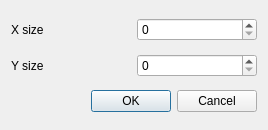
<?xml version="1.0" encoding="UTF-8"?>
<ui version="4.0">
 <class>ChangeMapSizeDialog</class>
 <widget class="QDialog" name="ChangeMapSizeDialog">
  <property name="geometry">
   <rect>
    <x>0</x>
    <y>0</y>
    <width>268</width>
    <height>130</height>
   </rect>
  </property>
  <property name="windowTitle">
   <string>Map Size Editor</string>
  </property>
  <layout class="QGridLayout" name="gridLayout">
   <item row="0" column="0">
    <widget class="QLabel" name="label">
     <property name="text">
      <string>X size</string>
     </property>
    </widget>
   </item>
   <item row="0" column="1">
    <widget class="QSpinBox" name="spnXSize"/>
   </item>
   <item row="1" column="0">
    <widget class="QLabel" name="label_2">
     <property name="text">
      <string>Y size</string>
     </property>
    </widget>
   </item>
   <item row="1" column="1">
    <widget class="QSpinBox" name="spnYSize"/>
   </item>
   <item row="2" column="0" colspan="2">
    <widget class="QDialogButtonBox" name="buttonBox">
     <property name="orientation">
      <enum>Qt::Horizontal</enum>
     </property>
     <property name="standardButtons">
      <set>QDialogButtonBox::Cancel|QDialogButtonBox::Ok</set>
     </property>
    </widget>
   </item>
  </layout>
 </widget>
 <resources/>
 <connections>
  <connection>
   <sender>buttonBox</sender>
   <signal>accepted()</signal>
   <receiver>ChangeMapSizeDialog</receiver>
   <slot>accept()</slot>
   <hints>
    <hint type="sourcelabel">
     <x>248</x>
     <y>254</y>
    </hint>
    <hint type="destinationlabel">
     <x>157</x>
     <y>274</y>
    </hint>
   </hints>
  </connection>
  <connection>
   <sender>buttonBox</sender>
   <signal>rejected()</signal>
   <receiver>ChangeMapSizeDialog</receiver>
   <slot>reject()</slot>
   <hints>
    <hint type="sourcelabel">
     <x>316</x>
     <y>260</y>
    </hint>
    <hint type="destinationlabel">
     <x>286</x>
     <y>274</y>
    </hint>
   </hints>
  </connection>
 </connections>
</ui>
